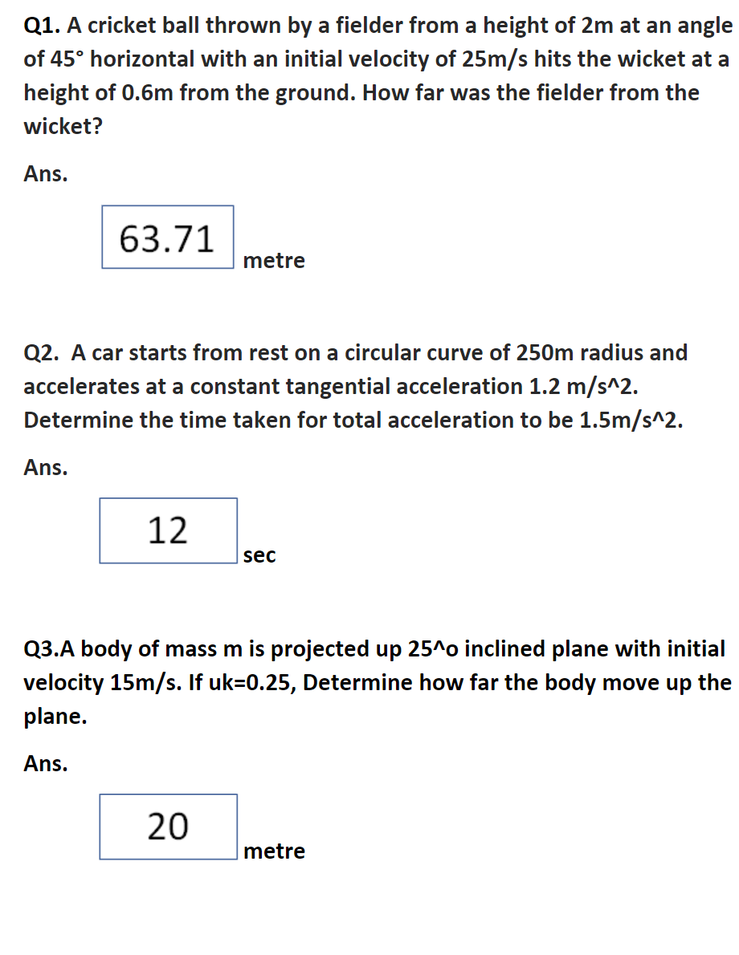
#> input picture FinalPaperchecker/FinalTest.png, 739 x 955 px, shrunk from 920 x 1190 before the run
$ python Paperchecker.py
#> lines starting #> are read from the running program, lines starting #| are printed output that depends on the picture; after the words box and inside, x2 and y2 are one past the last pixel; in counts of white or black regions, pixels touching at a corner belong together
import cv2
import pytesseract
import os
pytesseract.pytesseract.tesseract_cmd = r"C:/Program Files/Tesseract-OCR/tesseract.exe"

img = cv2.imread('FinalTest.png')
#> img is the input picture: shape (955, 739, 3); mean B, G, R 243.3, 243.1, 243

gray = cv2.cvtColor(img, cv2.COLOR_BGR2GRAY)

edges = cv2.Canny(gray, 50, 150)
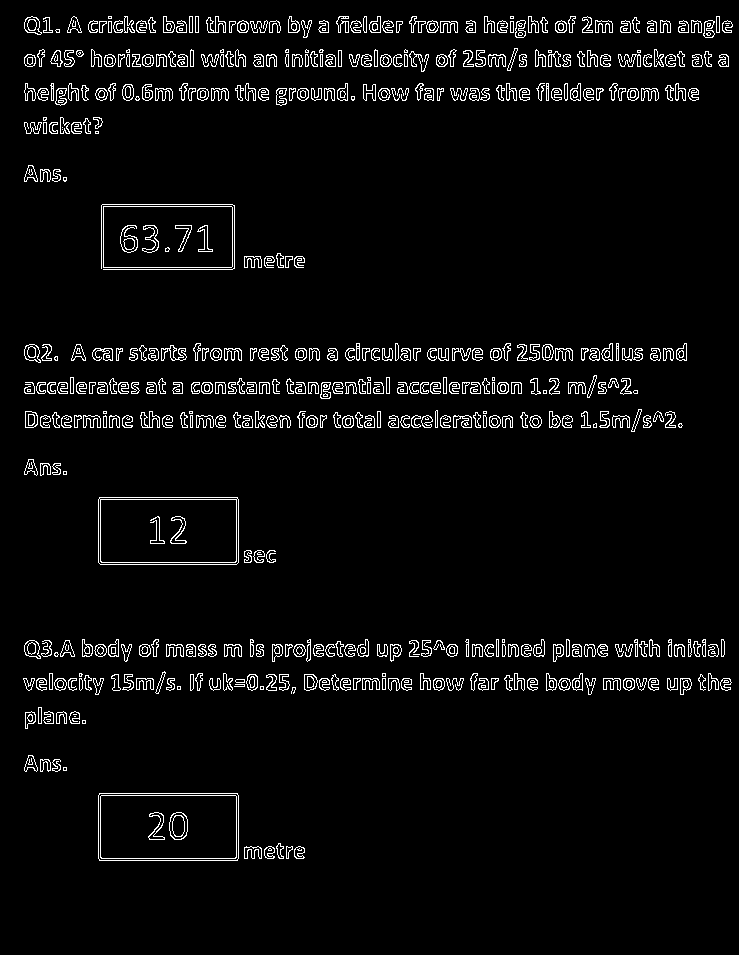
#> edges: shape (955, 739); 4.3% white in thin lines or dots, all inside (x1, y1, x2, y2) = (23, 16, 733, 861)

contours, hierarchy = cv2.findContours(
    edges, cv2.RETR_EXTERNAL, cv2.CHAIN_APPROX_SIMPLE)
#> contours = 510 contours, 104 with area under 20; largest, box (x1, y1, x2, y2) and area: (98, 793, 239, 861) 9374, (98, 497, 239, 565) 9373, (103, 206, 233, 268) 7868, (24, 16, 42, 35) 218, (24, 640, 41, 659) 212
textList = []
for i, cnt in enumerate(contours):
    x, y, w, h = cv2.boundingRect(cnt)
    if w > 30 and h > 30:
        box_img = img[y:y+h, x:x+w]
#> (the run stopped early here; a loop or call above may not have finished)
